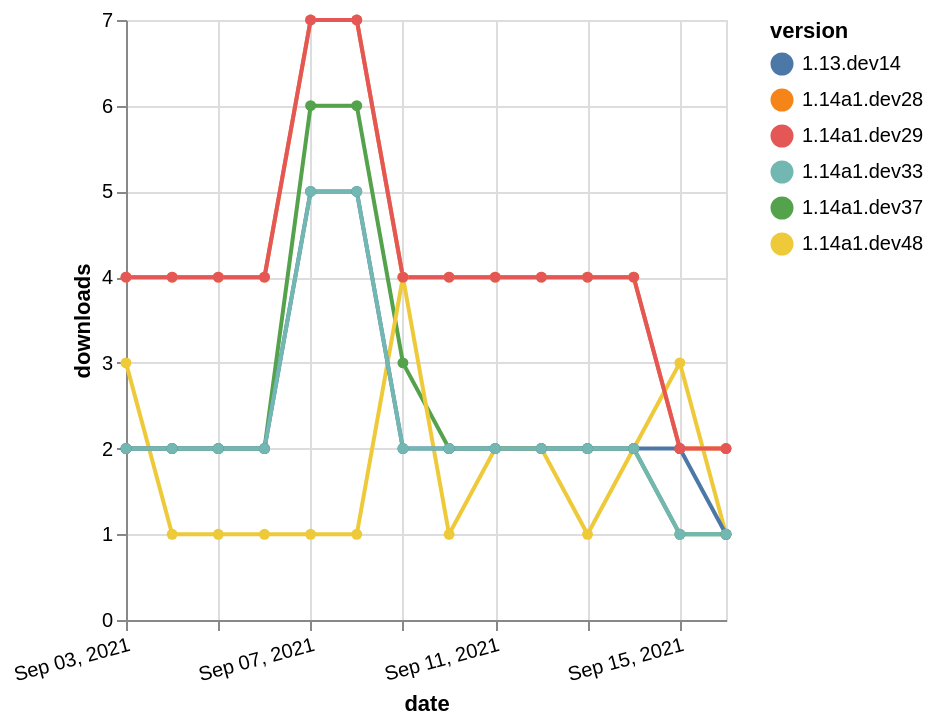

Here is the Vega-Lite specification saved for this chart:
### Vega-Lite specification from a JSON file in a GitHub repository (floating-point values rounded to 4 significant figures)
{"$schema": "https://vega.github.io/schema/vega-lite/v5.json", "description": "A simple bar chart with embedded data.", "data": {"values": [{"date": "2021-09-03", "total": 6133, "delta": 4, "version": "1.14a1.dev28"}, {"date": "2021-09-04", "total": 6137, "delta": 4, "version": "1.14a1.dev28"}, {"date": "2021-09-05", "total": 6141, "delta": 4, "version": "1.14a1.dev28"}, {"date": "2021-09-06", "total": 6145, "delta": 4, "version": "1.14a1.dev28"}, {"date": "2021-09-07", "total": 6152, "delta": 7, "version": "1.14a1.dev28"}, {"date": "2021-09-08", "total": 6159, "delta": 7, "version": "1.14a1.dev28"}, {"date": "2021-09-09", "total": 6163, "delta": 4, "version": "1.14a1.dev28"}, {"date": "2021-09-10", "total": 6167, "delta": 4, "version": "1.14a1.dev28"}, {"date": "2021-09-11", "total": 6171, "delta": 4, "version": "1.14a1.dev28"}, {"date": "2021-09-12", "total": 6175, "delta": 4, "version": "1.14a1.dev28"}, {"date": "2021-09-13", "total": 6179, "delta": 4, "version": "1.14a1.dev28"}, {"date": "2021-09-14", "total": 6183, "delta": 4, "version": "1.14a1.dev28"}, {"date": "2021-09-15", "total": 6185, "delta": 2, "version": "1.14a1.dev28"}, {"date": "2021-09-16", "total": 6187, "delta": 2, "version": "1.14a1.dev28"}, {"date": "2021-09-03", "total": 8657, "delta": 2, "version": "1.14a1.dev37"}, {"date": "2021-09-04", "total": 8659, "delta": 2, "version": "1.14a1.dev37"}, {"date": "2021-09-05", "total": 8661, "delta": 2, "version": "1.14a1.dev37"}, {"date": "2021-09-06", "total": 8663, "delta": 2, "version": "1.14a1.dev37"}, {"date": "2021-09-07", "total": 8669, "delta": 6, "version": "1.14a1.dev37"}, {"date": "2021-09-08", "total": 8675, "delta": 6, "version": "1.14a1.dev37"}, {"date": "2021-09-09", "total": 8678, "delta": 3, "version": "1.14a1.dev37"}, {"date": "2021-09-10", "total": 8680, "delta": 2, "version": "1.14a1.dev37"}, {"date": "2021-09-11", "total": 8682, "delta": 2, "version": "1.14a1.dev37"}, {"date": "2021-09-12", "total": 8684, "delta": 2, "version": "1.14a1.dev37"}, {"date": "2021-09-13", "total": 8686, "delta": 2, "version": "1.14a1.dev37"}, {"date": "2021-09-14", "total": 8688, "delta": 2, "version": "1.14a1.dev37"}, {"date": "2021-09-15", "total": 8689, "delta": 1, "version": "1.14a1.dev37"}, {"date": "2021-09-16", "total": 8690, "delta": 1, "version": "1.14a1.dev37"}, {"date": "2021-09-03", "total": 314, "delta": 3, "version": "1.14a1.dev48"}, {"date": "2021-09-04", "total": 315, "delta": 1, "version": "1.14a1.dev48"}, {"date": "2021-09-05", "total": 316, "delta": 1, "version": "1.14a1.dev48"}, {"date": "2021-09-06", "total": 317, "delta": 1, "version": "1.14a1.dev48"}, {"date": "2021-09-07", "total": 318, "delta": 1, "version": "1.14a1.dev48"}, {"date": "2021-09-08", "total": 319, "delta": 1, "version": "1.14a1.dev48"}, {"date": "2021-09-09", "total": 323, "delta": 4, "version": "1.14a1.dev48"}, {"date": "2021-09-10", "total": 324, "delta": 1, "version": "1.14a1.dev48"}, {"date": "2021-09-11", "total": 326, "delta": 2, "version": "1.14a1.dev48"}, {"date": "2021-09-12", "total": 328, "delta": 2, "version": "1.14a1.dev48"}, {"date": "2021-09-13", "total": 329, "delta": 1, "version": "1.14a1.dev48"}, {"date": "2021-09-14", "total": 331, "delta": 2, "version": "1.14a1.dev48"}, {"date": "2021-09-15", "total": 334, "delta": 3, "version": "1.14a1.dev48"}, {"date": "2021-09-16", "total": 335, "delta": 1, "version": "1.14a1.dev48"}, {"date": "2021-09-03", "total": 4321, "delta": 2, "version": "1.13.dev14"}, {"date": "2021-09-04", "total": 4323, "delta": 2, "version": "1.13.dev14"}, {"date": "2021-09-05", "total": 4325, "delta": 2, "version": "1.13.dev14"}, {"date": "2021-09-06", "total": 4327, "delta": 2, "version": "1.13.dev14"}, {"date": "2021-09-07", "total": 4332, "delta": 5, "version": "1.13.dev14"}, {"date": "2021-09-08", "total": 4337, "delta": 5, "version": "1.13.dev14"}, {"date": "2021-09-09", "total": 4339, "delta": 2, "version": "1.13.dev14"}, {"date": "2021-09-10", "total": 4341, "delta": 2, "version": "1.13.dev14"}, {"date": "2021-09-11", "total": 4343, "delta": 2, "version": "1.13.dev14"}, {"date": "2021-09-12", "total": 4345, "delta": 2, "version": "1.13.dev14"}, {"date": "2021-09-13", "total": 4347, "delta": 2, "version": "1.13.dev14"}, {"date": "2021-09-14", "total": 4349, "delta": 2, "version": "1.13.dev14"}, {"date": "2021-09-15", "total": 4351, "delta": 2, "version": "1.13.dev14"}, {"date": "2021-09-16", "total": 4352, "delta": 1, "version": "1.13.dev14"}, {"date": "2021-09-03", "total": 4638, "delta": 2, "version": "1.14a1.dev33"}, {"date": "2021-09-04", "total": 4640, "delta": 2, "version": "1.14a1.dev33"}, {"date": "2021-09-05", "total": 4642, "delta": 2, "version": "1.14a1.dev33"}, {"date": "2021-09-06", "total": 4644, "delta": 2, "version": "1.14a1.dev33"}, {"date": "2021-09-07", "total": 4649, "delta": 5, "version": "1.14a1.dev33"}, {"date": "2021-09-08", "total": 4654, "delta": 5, "version": "1.14a1.dev33"}, {"date": "2021-09-09", "total": 4656, "delta": 2, "version": "1.14a1.dev33"}, {"date": "2021-09-10", "total": 4658, "delta": 2, "version": "1.14a1.dev33"}, {"date": "2021-09-11", "total": 4660, "delta": 2, "version": "1.14a1.dev33"}, {"date": "2021-09-12", "total": 4662, "delta": 2, "version": "1.14a1.dev33"}, {"date": "2021-09-13", "total": 4664, "delta": 2, "version": "1.14a1.dev33"}, {"date": "2021-09-14", "total": 4666, "delta": 2, "version": "1.14a1.dev33"}, {"date": "2021-09-15", "total": 4667, "delta": 1, "version": "1.14a1.dev33"}, {"date": "2021-09-16", "total": 4668, "delta": 1, "version": "1.14a1.dev33"}, {"date": "2021-09-03", "total": 6134, "delta": 4, "version": "1.14a1.dev29"}, {"date": "2021-09-04", "total": 6138, "delta": 4, "version": "1.14a1.dev29"}, {"date": "2021-09-05", "total": 6142, "delta": 4, "version": "1.14a1.dev29"}, {"date": "2021-09-06", "total": 6146, "delta": 4, "version": "1.14a1.dev29"}, {"date": "2021-09-07", "total": 6153, "delta": 7, "version": "1.14a1.dev29"}, {"date": "2021-09-08", "total": 6160, "delta": 7, "version": "1.14a1.dev29"}, {"date": "2021-09-09", "total": 6164, "delta": 4, "version": "1.14a1.dev29"}, {"date": "2021-09-10", "total": 6168, "delta": 4, "version": "1.14a1.dev29"}, {"date": "2021-09-11", "total": 6172, "delta": 4, "version": "1.14a1.dev29"}, {"date": "2021-09-12", "total": 6176, "delta": 4, "version": "1.14a1.dev29"}, {"date": "2021-09-13", "total": 6180, "delta": 4, "version": "1.14a1.dev29"}, {"date": "2021-09-14", "total": 6184, "delta": 4, "version": "1.14a1.dev29"}, {"date": "2021-09-15", "total": 6186, "delta": 2, "version": "1.14a1.dev29"}, {"date": "2021-09-16", "total": 6188, "delta": 2, "version": "1.14a1.dev29"}]}, "width": "container", "mark": {"type": "line", "point": {"filled": true}}, "encoding": {"x": {"field": "date", "type": "temporal", "timeUnit": "yearmonthdate", "title": "date", "axis": {"labelAngle": -15}}, "y": {"field": "delta", "type": "quantitative", "title": "downloads"}, "color": {"field": "version", "type": "nominal"}, "tooltip": {"field": "delta"}}}
